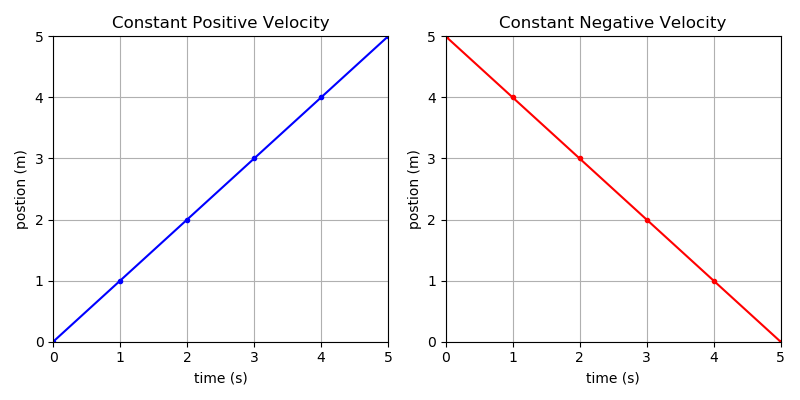

Write the Python code that produced this figure.
import matplotlib.pyplot as plt
import numpy as np

fig, axes = plt.subplots(nrows=1, ncols=2, figsize=(8, 4))

# setup both plots
for ax in axes:
    ax.set_xlim(0, 5)
    ax.set_ylim(0, 5)

    ax.set_xlabel('time (s)')
    ax.set_ylabel('postion (m)')

    ax.grid()

# setup the first plot
ax = axes[0]

x = np.arange(0, 5.1, 1, )
y = x

ax.plot(x, y, marker='.', ls='-', color='blue')
ax.set_title('Constant Positive Velocity')

# make the second plot
ax = axes[1]

x = np.arange(0, 5.1, 1, )
y = 5 - x

ax.plot(x, y, marker='.', ls='-', color='red')
ax.set_title('Constant Negative Velocity')


plt.tight_layout()
plt.savefig('1.1-motion-velocity.png', format='png')

plt.show()
